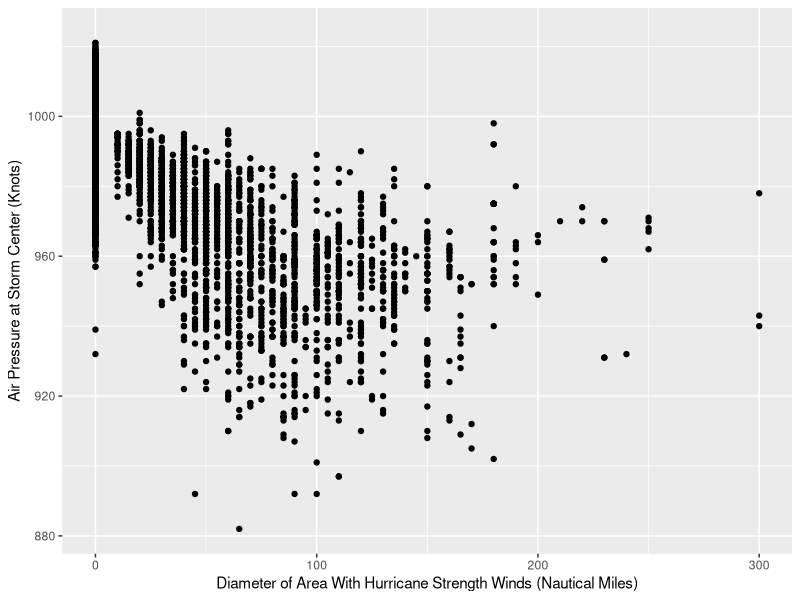

This figure's R source:
## ---- chunk 1

library(tidyverse)

storms %>% 
  ggplot() +
  geom_point(mapping = aes(x = hurricane_force_diameter, y = pressure)) +
  xlab("Diameter of Area With Hurricane Strength Winds (Nautical Miles)") +
  ylab("Air Pressure at Storm Center (Knots)")
  

